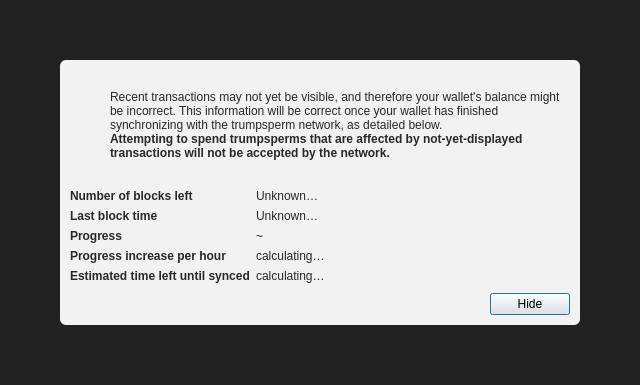
<?xml version="1.0" encoding="UTF-8"?>
<ui version="4.0">
 <class>ModalOverlay</class>
 <widget class="QWidget" name="ModalOverlay">
  <property name="geometry">
   <rect>
    <x>0</x>
    <y>0</y>
    <width>640</width>
    <height>385</height>
   </rect>
  </property>
  <property name="windowTitle">
   <string>Form</string>
  </property>
  <layout class="QVBoxLayout" name="verticalLayout" stretch="0">
   <property name="sizeConstraint">
    <enum>QLayout::SetDefaultConstraint</enum>
   </property>
   <property name="leftMargin">
    <number>0</number>
   </property>
   <property name="topMargin">
    <number>0</number>
   </property>
   <property name="rightMargin">
    <number>0</number>
   </property>
   <property name="bottomMargin">
    <number>0</number>
   </property>
   <item>
    <widget class="QWidget" name="bgWidget" native="true">
     <property name="styleSheet">
      <string notr="true">#bgWidget { background: rgba(0,0,0,220); }</string>
     </property>
     <layout class="QVBoxLayout" name="verticalLayoutMain" stretch="1">
      <property name="leftMargin">
       <number>60</number>
      </property>
      <property name="topMargin">
       <number>60</number>
      </property>
      <property name="rightMargin">
       <number>60</number>
      </property>
      <property name="bottomMargin">
       <number>60</number>
      </property>
      <item>
       <widget class="QWidget" name="contentWidget" native="true">
        <property name="styleSheet">
         <string notr="true">#contentWidget { background: rgba(255,255,255,240); border-radius: 6px; }

QLabel { color: rgb(40,40,40);  }</string>
        </property>
        <layout class="QVBoxLayout" name="verticalLayoutSub" stretch="1,0,0,0">
         <property name="spacing">
          <number>0</number>
         </property>
         <property name="leftMargin">
          <number>10</number>
         </property>
         <property name="topMargin">
          <number>10</number>
         </property>
         <property name="rightMargin">
          <number>10</number>
         </property>
         <property name="bottomMargin">
          <number>10</number>
         </property>
         <item>
          <layout class="QHBoxLayout" name="horizontalLayoutIconText" stretch="0,1">
           <property name="topMargin">
            <number>20</number>
           </property>
           <item>
            <layout class="QVBoxLayout" name="verticalLayoutIcon">
             <property name="leftMargin">
              <number>0</number>
             </property>
             <item>
              <widget class="QPushButton" name="warningIcon">
               <property name="enabled">
                <bool>false</bool>
               </property>
               <property name="text">
                <string/>
               </property>
               <property name="icon">
                <iconset>
                 <normaloff>:/icons/warning</normaloff>
                 <disabledoff>:/icons/warning</disabledoff>:/icons/warning</iconset>
               </property>
               <property name="iconSize">
                <size>
                 <width>48</width>
                 <height>48</height>
                </size>
               </property>
               <property name="flat">
                <bool>true</bool>
               </property>
              </widget>
             </item>
             <item>
              <spacer name="verticalSpacerWarningIcon">
               <property name="orientation">
                <enum>Qt::Vertical</enum>
               </property>
               <property name="sizeHint" stdset="0">
                <size>
                 <width>20</width>
                 <height>40</height>
                </size>
               </property>
              </spacer>
             </item>
            </layout>
           </item>
           <item>
            <layout class="QVBoxLayout" name="verticalLayoutInfoText">
             <property name="leftMargin">
              <number>0</number>
             </property>
             <property name="topMargin">
              <number>0</number>
             </property>
             <item>
              <widget class="QLabel" name="infoText">
               <property name="text">
                <string>Recent transactions may not yet be visible, and therefore your wallet's balance might be incorrect. This information will be correct once your wallet has finished synchronizing with the trumpsperm network, as detailed below.</string>
               </property>
               <property name="textFormat">
                <enum>Qt::RichText</enum>
               </property>
               <property name="wordWrap">
                <bool>true</bool>
               </property>
              </widget>
             </item>
             <item>
              <widget class="QLabel" name="infoTextStrong">
               <property name="font">
                <font>
                 <weight>75</weight>
                 <bold>true</bold>
                </font>
               </property>
               <property name="text">
                <string>Attempting to spend trumpsperms that are affected by not-yet-displayed transactions will not be accepted by the network.</string>
               </property>
               <property name="textFormat">
                <enum>Qt::RichText</enum>
               </property>
               <property name="wordWrap">
                <bool>true</bool>
               </property>
              </widget>
             </item>
             <item>
              <spacer name="verticalSpacerInTextSpace">
               <property name="orientation">
                <enum>Qt::Vertical</enum>
               </property>
               <property name="sizeHint" stdset="0">
                <size>
                 <width>20</width>
                 <height>40</height>
                </size>
               </property>
              </spacer>
             </item>
            </layout>
           </item>
          </layout>
         </item>
         <item>
          <spacer name="verticalSpacerAfterText">
           <property name="orientation">
            <enum>Qt::Vertical</enum>
           </property>
           <property name="sizeHint" stdset="0">
            <size>
             <width>20</width>
             <height>40</height>
            </size>
           </property>
          </spacer>
         </item>
         <item>
          <layout class="QFormLayout" name="formLayout">
           <property name="fieldGrowthPolicy">
            <enum>QFormLayout::FieldsStayAtSizeHint</enum>
           </property>
           <property name="horizontalSpacing">
            <number>6</number>
           </property>
           <property name="verticalSpacing">
            <number>6</number>
           </property>
           <property name="topMargin">
            <number>10</number>
           </property>
           <item row="0" column="0">
            <widget class="QLabel" name="labelNumberOfBlocksLeft">
             <property name="font">
              <font>
               <weight>75</weight>
               <bold>true</bold>
              </font>
             </property>
             <property name="text">
              <string>Number of blocks left</string>
             </property>
            </widget>
           </item>
           <item row="0" column="1">
            <widget class="QLabel" name="numberOfBlocksLeft">
             <property name="text">
              <string>Unknown…</string>
             </property>
            </widget>
           </item>
           <item row="1" column="0">
            <widget class="QLabel" name="labelLastBlockTime">
             <property name="font">
              <font>
               <weight>75</weight>
               <bold>true</bold>
              </font>
             </property>
             <property name="text">
              <string>Last block time</string>
             </property>
            </widget>
           </item>
           <item row="1" column="1">
            <widget class="QLabel" name="newestBlockDate">
             <property name="sizePolicy">
              <sizepolicy hsizetype="Maximum" vsizetype="Preferred">
               <horstretch>0</horstretch>
               <verstretch>0</verstretch>
              </sizepolicy>
             </property>
             <property name="text">
              <string>Unknown…</string>
             </property>
            </widget>
           </item>
           <item row="2" column="0">
            <widget class="QLabel" name="labelSyncDone">
             <property name="font">
              <font>
               <weight>75</weight>
               <bold>true</bold>
              </font>
             </property>
             <property name="text">
              <string>Progress</string>
             </property>
            </widget>
           </item>
           <item row="2" column="1">
            <layout class="QHBoxLayout" name="horizontalLayoutSync" stretch="0,1">
             <item>
              <widget class="QLabel" name="percentageProgress">
               <property name="text">
                <string notr="true">~</string>
               </property>
              </widget>
             </item>
            </layout>
           </item>
           <item row="4" column="0">
            <widget class="QLabel" name="labelProgressIncrease">
             <property name="font">
              <font>
               <weight>75</weight>
               <bold>true</bold>
              </font>
             </property>
             <property name="text">
              <string>Progress increase per hour</string>
             </property>
            </widget>
           </item>
           <item row="4" column="1">
            <widget class="QLabel" name="progressIncreasePerH">
             <property name="text">
              <string>calculating…</string>
             </property>
            </widget>
           </item>
           <item row="5" column="0">
            <widget class="QLabel" name="labelEstimatedTimeLeft">
             <property name="font">
              <font>
               <weight>75</weight>
               <bold>true</bold>
              </font>
             </property>
             <property name="text">
              <string>Estimated time left until synced</string>
             </property>
            </widget>
           </item>
           <item row="5" column="1">
            <widget class="QLabel" name="expectedTimeLeft">
             <property name="text">
              <string>calculating…</string>
             </property>
            </widget>
           </item>
          </layout>
         </item>
         <item>
          <layout class="QHBoxLayout" name="horizontalLayoutButtons">
           <property name="leftMargin">
            <number>10</number>
           </property>
           <property name="topMargin">
            <number>10</number>
           </property>
           <item>
            <spacer name="horizontalSpacer">
             <property name="orientation">
              <enum>Qt::Horizontal</enum>
             </property>
             <property name="sizeHint" stdset="0">
              <size>
               <width>40</width>
               <height>20</height>
              </size>
             </property>
            </spacer>
           </item>
           <item>
            <widget class="QPushButton" name="closeButton">
             <property name="text">
              <string>Hide</string>
             </property>
             <property name="shortcut">
              <string>Esc</string>
             </property>
             <property name="focusPolicy">
              <enum>Qt::StrongFocus</enum>
             </property>
             <property name="default">
              <bool>true</bool>
             </property>
            </widget>
           </item>
          </layout>
         </item>
        </layout>
       </widget>
      </item>
     </layout>
    </widget>
   </item>
  </layout>
 </widget>
 <resources/>
 <connections/>
</ui>
